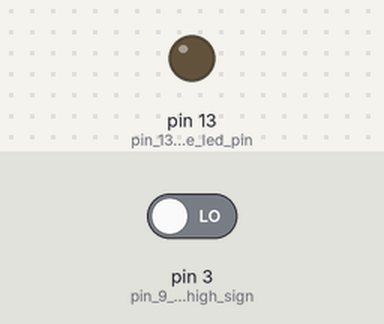
The sketch below on a simulated Arduino Uno, built with avr-gcc and run on an emulated ATmega328P. Parts: output pins drawn as LEDs (lit = HIGH). The inputs (shaded band) are chosen by the test bench; at power-on: pin 3 (pin_9_reads_the_high_sign) LOW.

Above: at 1.2 s.
1.3 s: pin 3 (pin_9_reads_the_high_sign) driven HIGH
At 2.2 s:
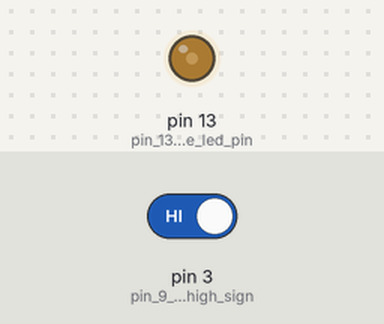
2.8 s: pin 3 (pin_9_reads_the_high_sign) driven LOW
At 3.3 s:
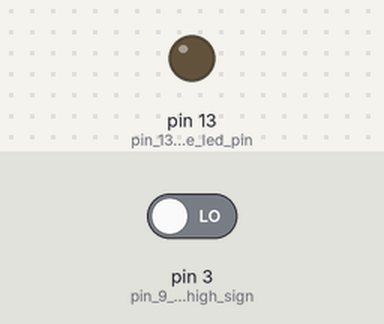
Timing chart, 0 to 5.8 s (numbered marks = the images above; inputs shaded):
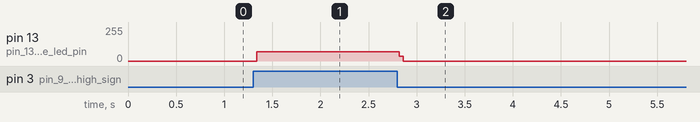

Measured:
- after the input at 1.3 s, pin 13 (pin_13_is_the_led_pin): 0/255 → 71/255 at once
- after the input at 2.8 s, pin 13 (pin_13_is_the_led_pin): 71/255 → 0/255 at once

The sketch:

PIRtestLED.ino
```cpp
//Connect PIR sensor to pin 9
//Connect what ever you want to go high to pin 13
int val = 0;//sets value variable to 0
void setup() {
pinMode (13,OUTPUT);//pin 13 is the led pin
pinMode (3, INPUT);//pin 9 reads the high signal from the PIR
}
void loop () {
val = digitalRead(3);//Pin 9 is initiallly 0
digitalWrite(13,val);//pin thirteen is equal to whatever pin 9 is
if (val) digitalWrite(13,LOW);//led turns off
}
```
